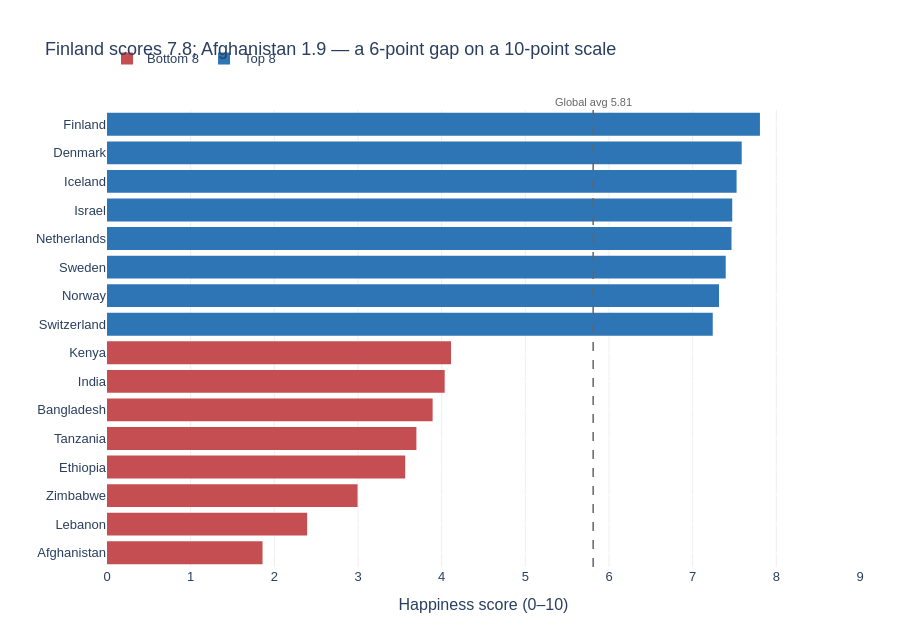

Notebook source saved alongside this figure:
### Markdown cell above
---
## Task 2 — Bottom vs. Top: A Contrast Story

**What to build:** A bar chart that highlights the **gap between the happiest and least happy countries**, focusing on a specific insight.

**Requirements:**
- Show the **top 8 AND bottom 8 countries** together (16 bars total)
- Use **colour** to distinguish the two groups (not Plotly's default rainbow)
- Add a **visual separator or annotation** that emphasises the gap
- Insight title that tells the story of the gap

**Hint:** Use `pd.concat([df.nlargest(8,'Happiness_Score'), df.nsmallest(8,'Happiness_Score')])` to get both groups.

**Stretch goal:** Add a vertical reference line showing the global average.

### Code cell
# Task 2: Top 8 vs. Bottom 8 contrast
# ------------------------------------

# Step 1: Get top and bottom countries
top8 = df.nlargest(8, 'Happiness_Score').copy()
top8['Group'] = 'Top 8'
bottom8 = df.nsmallest(8, 'Happiness_Score').copy()
bottom8['Group'] = 'Bottom 8'

combined = pd.concat([bottom8, top8]).sort_values('Happiness_Score')
global_avg = df['Happiness_Score'].mean()
print(f"Global average: {global_avg:.2f}")

# Step 2: Build your chart
fig = px.bar(
    combined,
    x='Happiness_Score',
    y='Country',
    orientation='h',
    color='Group',
    color_discrete_map={
        'Top 8': '#2E75B6',
        'Bottom 8': '#C44E52',
    },
    title='Finland scores 7.8; Afghanistan 1.9 — a 6-point gap on a 10-point scale',
    labels={'Happiness_Score': 'Happiness score (0–10)', 'Country': '', 'Group': ''},
    height=620,
)
fig.update_traces(marker_line_width=0)

fig.add_vline(
    x=global_avg,
    line_dash='dash',
    line_color='#666666',
    line_width=1.5,
    annotation_text=f'Global avg {global_avg:.2f}',
    annotation_position='top',
    annotation_font_size=11,
    annotation_font_color='#666666',
)

fig.update_layout(
    xaxis=dict(range=[0, 9], gridcolor='#EEEEEE'),
    yaxis=dict(gridcolor='white'),
    plot_bgcolor='white',
    paper_bgcolor='white',
    font=dict(family='Arial', size=13),
    legend=dict(
        orientation='h',
        yanchor='bottom',
        y=1.08,
        x=0,
        xanchor='left',
        bgcolor='rgba(0,0,0,0)',
        title_text='',
    ),
    margin=dict(l=10, r=40, t=110, b=40),
)
fig.show()

### Figure 1 — Plotly figure (JSON) as saved in the notebook; plotly's stock layout.template omitted (floating-point values rounded to 4 significant figures)
{"data": [{"hovertemplate": "=%{y}<br>Happiness score (0–10)=%{x}<extra></extra>", "legendgroup": "Bottom 8", "marker": {"color": "#C44E52", "line": {"width": 0}, "pattern": {"shape": ""}}, "name": "Bottom 8", "orientation": "h", "showlegend": true, "textposition": "auto", "type": "bar", "x": [1.859, 2.392, 2.995, 3.564, 3.698, 3.892, 4.036, 4.112], "xaxis": "x", "y": ["Afghanistan", "Lebanon", "Zimbabwe", "Ethiopia", "Tanzania", "Bangladesh", "India", "Kenya"], "yaxis": "y"}, {"hovertemplate": "=%{y}<br>Happiness score (0–10)=%{x}<extra></extra>", "legendgroup": "Top 8", "marker": {"color": "#2E75B6", "line": {"width": 0}, "pattern": {"shape": ""}}, "name": "Top 8", "orientation": "h", "showlegend": true, "textposition": "auto", "type": "bar", "x": [7.24, 7.315, 7.395, 7.464, 7.473, 7.525, 7.586, 7.804], "xaxis": "x", "y": ["Switzerland", "Norway", "Sweden", "Netherlands", "Israel", "Iceland", "Denmark", "Finland"], "yaxis": "y"}], "layout": {"annotations": [{"font": {"color": "#666666", "size": 11}, "showarrow": false, "text": "Global avg 5.81", "x": 5.811, "xanchor": "center", "xref": "x", "y": 1, "yanchor": "bottom", "yref": "y domain"}], "barmode": "relative", "font": {"family": "Arial", "size": 13}, "height": 620, "legend": {"bgcolor": "rgba(0,0,0,0)", "orientation": "h", "title": {"text": ""}, "tracegroupgap": 0, "x": 0, "xanchor": "left", "y": 1.08, "yanchor": "bottom"}, "margin": {"b": 40, "l": 10, "r": 40, "t": 110}, "paper_bgcolor": "white", "plot_bgcolor": "white", "shapes": [{"line": {"color": "#666666", "dash": "dash", "width": 1.5}, "type": "line", "x0": 5.811, "x1": 5.811, "xref": "x", "y0": 0, "y1": 1, "yref": "y domain"}], "title": {"text": "Finland scores 7.8; Afghanistan 1.9 — a 6-point gap on a 10-point scale"}, "xaxis": {"anchor": "y", "domain": [0, 1], "gridcolor": "#EEEEEE", "range": [0, 9], "title": {"text": "Happiness score (0–10)"}}, "yaxis": {"anchor": "x", "domain": [0, 1], "gridcolor": "white", "title": {"text": ""}}}}
